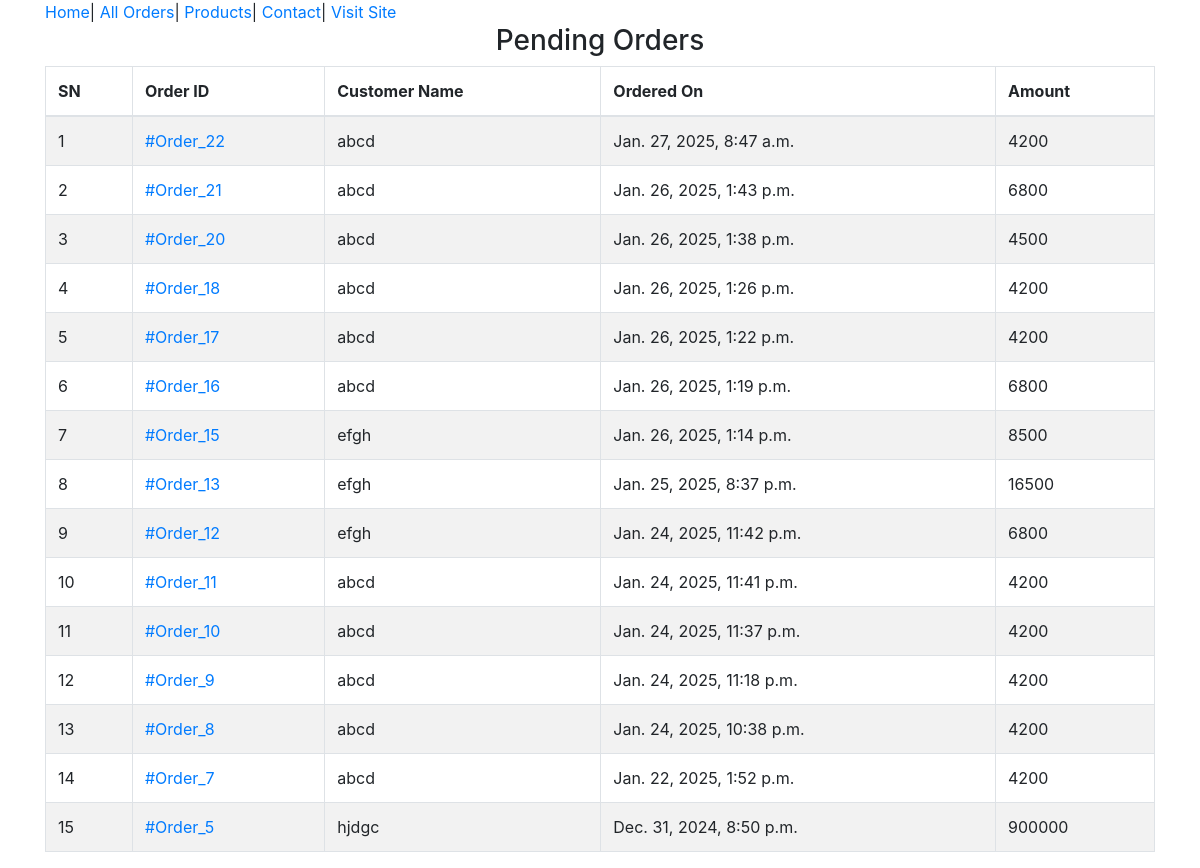
Page /admin-home/ (signed in) on the committed database.
### ecomapp/models.py (models this page shows, shortened)
class Order(models.Model):
    cart = models.OneToOneField(Cart, on_delete=models.CASCADE)
    ordered_by = models.CharField(max_length=200)
    shipping_address = models.CharField(max_length=200)
    mobile = models.CharField(max_length=10)
    email = models.EmailField(null=True, blank=True)
    subtotal = models.PositiveIntegerField()
    discount = models.PositiveIntegerField()
    total = models.PositiveIntegerField()
    order_status = models.CharField(max_length=50, choices=ORDER_STATUS)
    created_at = models.DateTimeField(auto_now_add=True)
    payment_method = models.CharField(max_length=20, choices=METHOD, default="Cash on Delivery")
    payment_completed = models.BooleanField(default=False, null=True, blank=True)

### ecomapp/views.py (the view)
# urls.py: path("admin-home/",AdminHomeView.as_view(),name="adminhome"),
class AdminHomeView(AdminRequiredMixin, TemplateView):
    template_name = "adminpages/adminhome.html"
    def get_context_data(self, **kwargs):
        context = super().get_context_data(**kwargs)
        context['pendingorders'] = Order.objects.filter(order_status="Order Recieved").order_by("-id")
        return context

### ecomapp/views.py (called while the page is built)
    def dispatch(self, request, *args, **kwargs):
        if request.user.is_authenticated and request.session.get("admin_logged_in"):
            return super().dispatch(request, *args, **kwargs)
        else:
            return redirect("/admin-login/")

### templates/adminpages/adminhome.html (shortened to what this page needs)
{% extends "adminpages/adminbase.html" %}
{% block content %}
    <div class="container">
        <div class="row">
            <div class="col-md-12">
                <h3 class="text-center">Pending Orders</h3>
                <table class="table table-bordered table-striped">
                    <thead>
                        <tr>
                            <th>SN</th>
                            <th>Order ID</th>
                            <th>Customer Name</th>
                            <th>Ordered On</th>
                            <th>Amount</th>
                        </tr>
                    </thead>
                    <tbody>
                        {% for order in pendingorders %}
                            <tr>
                                <td>{{ forloop.counter }}</td>
                                <td><a href="{% url 'ecomapp:adminorderdetail' order.id %}">#Order_{{ order.id }}</a></td>
                                <td>{{ order.ordered_by }}</td>
                                <td>{{ order.created_at }}</td>
                                <td>{{ order.total }}</td>
                            </tr>
                        {% endfor %}
                    </tbody>
            </div>
        </div>
    </div>
{% endblock %}

### rows in the picture
Order: id "22", ordered_by "abcd", created_at "Jan. 27, 2025, 8:47 a.m.", total "4200"
Order: id "21", ordered_by "abcd", created_at "Jan. 26, 2025, 1:43 p.m.", total "6800"
Order: id "20", ordered_by "abcd", created_at "Jan. 26, 2025, 1:38 p.m.", total "4500"
Order: id "18", ordered_by "abcd", created_at "Jan. 26, 2025, 1:26 p.m.", total "4200"
Order: id "17", ordered_by "abcd", created_at "Jan. 26, 2025, 1:22 p.m.", total "4200"
Order: id "16", ordered_by "abcd", created_at "Jan. 26, 2025, 1:19 p.m.", total "6800"
Order: id "15", ordered_by "efgh", created_at "Jan. 26, 2025, 1:14 p.m.", total "8500"
Order: id "13", ordered_by "efgh", created_at "Jan. 25, 2025, 8:37 p.m.", total "16500"
Order: id "12", ordered_by "efgh", created_at "Jan. 24, 2025, 11:42 p.m.", total "6800"
Order: id "11", ordered_by "abcd", created_at "Jan. 24, 2025, 11:41 p.m.", total "4200"
Order: id "10", ordered_by "abcd", created_at "Jan. 24, 2025, 11:37 p.m.", total "4200"
Order: id "9", ordered_by "abcd", created_at "Jan. 24, 2025, 11:18 p.m.", total "4200"
Order: id "8", ordered_by "abcd", created_at "Jan. 24, 2025, 10:38 p.m.", total "4200"
Order: id "7", ordered_by "abcd", created_at "Jan. 22, 2025, 1:52 p.m.", total "4200"
Order: id "5", ordered_by "hjdgc", created_at "Dec. 31, 2024, 8:50 p.m.", total "900000"
